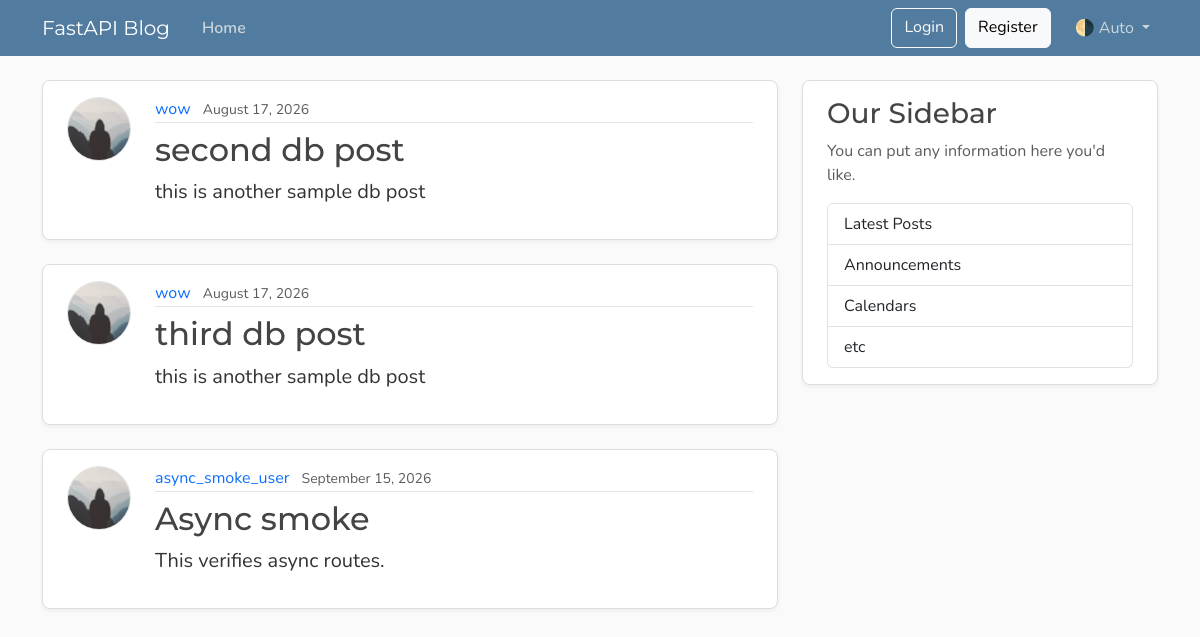
The page /posts on the database its author committed.
### models.py (models this page shows, shortened)
class Post(Base):
    __tablename__="posts"
    id:Mapped[int] = mapped_column(Integer, primary_key=True, index=True)
    title:Mapped[str] = mapped_column(String(30), nullable=False)
    content:Mapped[str] = mapped_column(Text, nullable=False)
    user_id: Mapped[int]= mapped_column(
        ForeignKey("users.id"),
        nullable=False,
        index=True
    )
    date_posted: Mapped[datetime] = mapped_column(
        DateTime(timezone=True),
        default=datetime.now(UTC)
    ) #default is the current time in UTC
    author:Mapped[User] = relationship(
        back_populates="posts",
        lazy="selectin",
    ) #creates a many to 1 relationship. we can access the author of a post by calling post.author. we can access the posts of a user by calling user.posts.

class User(Base):
    __tablename__ = "users"
    id:Mapped[int] = mapped_column(Integer, primary_key=True, index=True) #typeend for ide, mapped_column defines actual column
    username: Mapped[str] = mapped_column(String(50), unique=True, nullable=False)
    email: Mapped[str] = mapped_column(String(100), unique=True, nullable=False) #nullable makes it a required field
    image_file: Mapped[str | None ] =mapped_column(
        String(20),
        nullable=True,
        default=None
    )
    posts:Mapped[list[Post]] =relationship(
        back_populates="author",
        cascade="all, delete-orphan",
        lazy="selectin",
    ) #creates a 1 to many relationship.

### main.py (the view)
@app.get("/", include_in_schema=False, name="home") #include_in_schema=False  =will hide the route from the docs
@app.get("/posts", include_in_schema=False, name='Posts') #can stack routes if we want to show both pages same ocntent
async def home(request:Request, db:Annotated[AsyncSession, Depends(get_db)]):
    result = await db.execute(select(models.Post).options(selectinload(models.Post.author)))
    posts = result.scalars().all()
    return templates.TemplateResponse(
         request,
         "home.html",
         {"posts":posts, "title":"Home"}
    )

### templates/home.html
{% extends "layout.html" %} {% block content %} {% for post in posts %}
<article class="content-section py-3 px-4 mb-4">
  <div class="d-flex align-items-start gap-4">
    <img
      class="rounded-circle article-img flex-shrink-0"
      src="{{ post.author.image_path }}"
      alt="{{ post.author.username }}'s profile picture"
      width="64"
      height="64"
      loading="lazy"
    />
    <div class="flex-grow-1">
      <div class="article-metadata mb-2">
        <a
          class="me-2"
          href="{{ url_for('user_posts', user_id = post.author.id) }}"
          >{{ post.author.username }}</a
        >
        <small class="text-body-secondary"
          >{{ post.date_posted.strftime('%B %d, %Y') }}</small
        >
      </div>
      <h2>
        <a
          class="article-title"
          href="{{ url_for('post_page', post_id=post.id) }}"
          >{{ post.title }}</a
        >
      </h2>
      <p class="article-content">{{ post.content }}</p>
    </div>
  </div>
</article>
{% endfor %} {% endblock content %}

### templates/layout.html (shortened to what this page needs)
<!doctype html>
<html lang="en">
  <head>
    <link
      href="https://cdn.jsdelivr.net/npm/bootstrap@5.3.8/dist/css/bootstrap.min.css"
      rel="stylesheet"
    />
    <link
      rel="stylesheet"
      type="text/css"
      href="{{url_for('static', path='css/main.css')}}"
    />
  </head>
  <body class="d-flex flex-column min-vh-100">
    <header class="site-header">
      <nav
        class="navbar navbar-expand-md bg-steel fixed-top"
        data-bs-theme="dark"
      >
        <div class="container">
          <a class="navbar-brand me-4" href="#">FastAPI Blog</a>
          <div class="collapse navbar-collapse" id="navbarToggle">
            <div class="navbar-nav me-auto">
              <a
                class="nav-link active"
                aria-current="page"
                href="{{ url_for('home') }}"
                >Home</a
              >
            </div>
            <div class="navbar-nav">
              <a class="btn btn-outline-light mb-2 mb-md-0 me-md-2" href="#"
                >Login</a
              >
              <a class="btn btn-light mb-2 mb-md-0 me-md-3" href="#"
                >Register</a
              >
              <div class="nav-item dropdown">
                <a
                  class="nav-link dropdown-toggle"
                  href="#"
                  role="button"
                  id="bd-theme"
                  data-bs-toggle="dropdown"
                  aria-expanded="false"
                >
                  <span id="bd-theme-text">🌗 Auto</span>
                </a>
              </div>
            </div>
          </div>
        </div>
      </nav>
    </header>
    <main role="main" class="container">
      <div class="row">
        <div class="col-md-8">{% block content %} {% endblock content %}</div>
        <aside class="col-md-4">
          <div class="content-section py-3 px-4 mb-4">
            <h3>Our Sidebar</h3>
            <p class="text-body-secondary">
              You can put any information here you'd like.
            </p>
            <ul class="list-group">
              <li class="list-group-item">Latest Posts</li>
              <li class="list-group-item">Announcements</li>
              <li class="list-group-item">Calendars</li>
              <li class="list-group-item">etc</li>
            </ul>
          </div>
        </aside>
      </div>
    </main>
  </body>
</html>

### static/css/main.css (style rules this page uses)
:root { --font-heading: "Montserrat", system-ui, -apple-system, BlinkMacSystemFont, sans-serif; --font-body: "Nunito", system-ui, -apple-system, BlinkMacSystemFont, sans-serif; --color-bg-body: #fafafa; --color-bg-content: #ffffff; --color-text-primary: #333333; --color-text-heading: #444444; --color-steel: #527c9f; --color-nav-link: #cbd5db; --color-nav-link-hover: #ffffff; --color-link-hover: #428bca; --color-border: #dddddd; --color-border-light: #e3e3e3; --spacing-xl: 5rem; --article-img-size: 4rem; --account-img-size: 7.813rem; }
body { font-family: var(--font-body); background: var(--color-bg-body); color: var(--color-text-primary); }
main { padding-top: var(--spacing-xl); }
h1, h2, h3, h4, h5, h6 { font-family: var(--font-heading); color: var(--color-text-heading); }
.navbar-brand { font-family: var(--font-heading); }
a { text-decoration: none; }
.bg-steel { background-color: var(--color-steel); }
.site-header .navbar-nav .nav-link { color: var(--color-nav-link); transition: color 0.2s ease-in-out; }
.site-header .navbar-nav .nav-link.active { font-weight: 600; }
.content-section { background: var(--color-bg-content); border: 1px solid var(--color-border); border-radius: 0.5rem; box-shadow: 0 2px 4px rgba(15, 23, 42, 0.05); transition: box-shadow 0.15s ease, transform 0.15s ease, border-color 0.15s ease; }
.article-title { color: var(--color-text-heading); transition: color 0.2s ease-in-out; }
.article-content { white-space: pre-line; font-size: 1.25rem; }
.article-img { height: var(--article-img-size); width: var(--article-img-size); flex-shrink: 0; object-fit: cover; border: 1px solid var(--color-border-light); box-shadow: 0 0 0 2px var(--color-bg-content); }
.article-metadata { padding-bottom: 0.063rem; border-bottom: 1px solid var(--color-border-light); }
.article-metadata a { transition: color 0.2s ease-in-out; }
[data-bs-theme="dark"] { --color-bg-body: #1a1a1a; --color-bg-content: #2d2d2d; --color-text-primary: #e0e0e0; --color-text-heading: #f0f0f0; --color-border: #404040; --color-border-light: #4a4a4a; }

### rows shown on the page
Post: author.username "wow", date_posted "August 17, 2026", title "second db post", content "this is another sample db post"
Post: author.username "wow", date_posted "August 17, 2026", title "third db post", content "this is another sample db post"
Post: author.username "async_smoke_user", date_posted "September 15, 2026", title "Async smoke", content "This verifies async routes."
